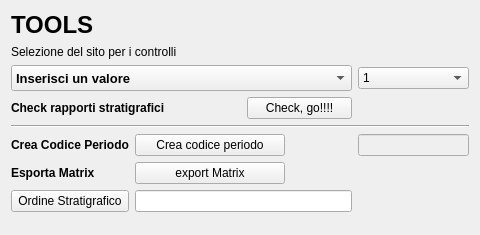
             <widget class="QWidget" name="page">
              <property name="geometry">
               <rect>
                <x>0</x>
                <y>0</y>
                <width>480</width>
                <height>235</height>
               </rect>
              </property>
              <attribute name="label">
               <string>Sistemi di controllo</string>
              </attribute>
              <layout class="QGridLayout" name="gridLayout_20">
               <item row="0" column="0">
                <widget class="QLabel" name="label_36">
                 <property name="font">
                  <font>
                   <pointsize>18</pointsize>
                   <weight>75</weight>
                   <bold>true</bold>
                  </font>
                 </property>
                 <property name="text">
                  <string>TOOLS</string>
                 </property>
                </widget>
               </item>
               <item row="1" column="0" colspan="2">
                <widget class="QLabel" name="label_9">
                 <property name="text">
                  <string>Selezione del sito per i controlli</string>
                 </property>
                </widget>
               </item>
               <item row="2" column="0" colspan="3">
                <widget class="QComboBox" name="comboBox_sito_rappcheck">
                 <property name="enabled">
                  <bool>true</bool>
                 </property>
                 <property name="minimumSize">
                  <size>
                   <width>341</width>
                   <height>26</height>
                  </size>
                 </property>
                 <property name="font">
                  <font>
                   <pointsize>10</pointsize>
                   <weight>75</weight>
                   <bold>true</bold>
                  </font>
                 </property>
                 <property name="mouseTracking">
                  <bool>true</bool>
                 </property>
                 <property name="editable">
                  <bool>false</bool>
                 </property>
                 <property name="maxVisibleItems">
                  <number>99999</number>
                 </property>
                 <property name="maxCount">
                  <number>2147483647</number>
                 </property>
                 <item>
                  <property name="text">
                   <string>Inserisci un valore</string>
                  </property>
                 </item>
                </widget>
               </item>
               <item row="3" column="0" colspan="2">
                <widget class="QLabel" name="label_70">
                 <property name="font">
                  <font>
                   <weight>75</weight>
                   <bold>true</bold>
                  </font>
                 </property>
                 <property name="text">
                  <string>Check rapporti stratigrafici</string>
                 </property>
                </widget>
               </item>
               <item row="6" column="0">
                <widget class="QLabel" name="label_48">
                 <property name="font">
                  <font>
                   <weight>75</weight>
                   <bold>true</bold>
                  </font>
                 </property>
                 <property name="text">
                  <string>Crea Codice Periodo</string>
                 </property>
                </widget>
               </item>
               <item row="6" column="1" colspan="2">
                <widget class="QPushButton" name="pushButton_crea_codice_periodo">
                 <property name="maximumSize">
                  <size>
                   <width>150</width>
                   <height>16777215</height>
                  </size>
                 </property>
                 <property name="font">
                  <font>
                   <pointsize>9</pointsize>
                  </font>
                 </property>
                 <property name="toolTip">
                  <string>Show Selcted Features</string>
                 </property>
                 <property name="text">
                  <string>Crea codice periodo</string>
                 </property>
                 <property name="icon">
                  <iconset resource="resources.qrc">
                   <normaloff>:/images/sheet.png</normaloff>:/images/sheet.png</iconset>
                 </property>
                </widget>
               </item>
               <item row="6" column="3">
                <widget class="QLineEdit" name="lineEdit_codice_periodo">
                 <property name="enabled">
                  <bool>false</bool>
                 </property>
                </widget>
               </item>
               <item row="7" column="0">
                <widget class="QLabel" name="label_45">
                 <property name="font">
                  <font>
                   <weight>75</weight>
                   <bold>true</bold>
                  </font>
                 </property>
                 <property name="text">
                  <string>Esporta Matrix</string>
                 </property>
                </widget>
               </item>
               <item row="7" column="1" colspan="2">
                <widget class="QPushButton" name="pushButton_export_matrix">
                 <property name="maximumSize">
                  <size>
                   <width>150</width>
                   <height>16777215</height>
                  </size>
                 </property>
                 <property name="font">
                  <font>
                   <pointsize>9</pointsize>
                  </font>
                 </property>
                 <property name="toolTip">
                  <string>Export PDF</string>
                 </property>
                 <property name="text">
                  <string>export Matrix</string>
                 </property>
                 <property name="icon">
                  <iconset resource="resources.qrc">
                   <normaloff>:/images/sheet.png</normaloff>:/images/sheet.png</iconset>
                 </property>
                </widget>
               </item>
               <item row="8" column="0">
                <widget class="QPushButton" name="pushButton_orderLayers">
                 <property name="font">
                  <font>
                   <pointsize>9</pointsize>
                  </font>
                 </property>
                 <property name="text">
                  <string>Ordine Stratigrafico</string>
                 </property>
                </widget>
               </item>
               <item row="8" column="1" colspan="2">
                <widget class="QLineEdit" name="lineEditOrderLayer">
                 <property name="enabled">
                  <bool>true</bool>
                 </property>
                </widget>
               </item>
               <item row="9" column="2">
                <spacer name="verticalSpacer_3">
                 <property name="orientation">
                  <enum>Qt::Vertical</enum>
                 </property>
                 <property name="sizeHint" stdset="0">
                  <size>
                   <width>20</width>
                   <height>209</height>
                  </size>
                 </property>
                </spacer>
               </item>
               <item row="2" column="3">
                <widget class="QComboBox" name="comboBox_area_rappcheck">
                 <item>
                  <property name="text">
                   <string>1</string>
                  </property>
                 </item>
                 <item>
                  <property name="text">
                   <string>2</string>
                  </property>
                 </item>
                 <item>
                  <property name="text">
                   <string>3</string>
                  </property>
                 </item>
                 <item>
                  <property name="text">
                   <string>4</string>
                  </property>
                 </item>
                 <item>
                  <property name="text">
                   <string>5</string>
                  </property>
                 </item>
                 <item>
                  <property name="text">
                   <string>6</string>
                  </property>
                 </item>
                 <item>
                  <property name="text">
                   <string>7</string>
                  </property>
                 </item>
                 <item>
                  <property name="text">
                   <string>8</string>
                  </property>
                 </item>
                 <item>
                  <property name="text">
                   <string>9</string>
                  </property>
                 </item>
                 <item>
                  <property name="text">
                   <string>10</string>
                  </property>
                 </item>
                </widget>
               </item>
               <item row="3" column="2">
                <widget class="QPushButton" name="pushButton_rapp_check">
                 <property name="font">
                  <font>
                   <pointsize>9</pointsize>
                  </font>
                 </property>
                 <property name="toolTip">
                  <string>Export PDF</string>
                 </property>
                 <property name="text">
                  <string>Check, go!!!!</string>
                 </property>
                 <property name="icon">
                  <iconset resource="resources.qrc">
                   <normaloff>:/images/sheet.png</normaloff>:/images/sheet.png</iconset>
                 </property>
                </widget>
               </item>
               <item row="4" column="0" colspan="4">
                <widget class="Line" name="line">
                 <property name="orientation">
                  <enum>Qt::Horizontal</enum>
                 </property>
                </widget>
               </item>
              </layout>
             </widget>
